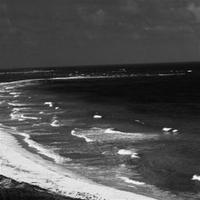
#> input picture Practica1/solucio/data/test/coast/image_0025.jpg, 200 x 200 px
$ jupyter execute --allow-errors 'ExperimentX - HOG + PCA.ipynb'
#> lines starting #> are read from the running program, lines starting #| are printed output that depends on the picture
# Preparam el notebook

[cell 1]
import os
import time
import itertools

import pandas as pd
import numpy as np
import seaborn as sns
import matplotlib.pyplot as plt

from sklearn.feature_extraction import image
from sklearn.decomposition import PCA
from sklearn.metrics import accuracy_score, classification_report
from sklearn.svm import SVC
from sklearn.model_selection import RepeatedStratifiedKFold
from sklearn.experimental import enable_halving_search_cv
from sklearn.model_selection import HalvingGridSearchCV

from skimage.feature import hog
from skimage import io
from skimage.transform import rotate, resize
from skimage.util import random_noise
from scipy import ndimage

# Llegim totes les imatges del dataset

[cell 2]
def get_image_files_by_folder(root_folder, image_extensions=('jpg', 'jpeg', 'png', 'gif', 'bmp')):
    image_files_by_folder = {}

    # Walk through the root folder and its subdirectories
    for folder_path, _, files in os.walk(root_folder):
        folder_name = os.path.basename(folder_path)
        image_files = []

        for file in files:
            file_extension = file.lower().split('.')[-1]
            if file_extension in image_extensions:
                image_files.append(os.path.join(folder_path, file))

        if image_files:
            image_files_by_folder[folder_name] = image_files

    return image_files_by_folder

[cell 3]
train_dataset_path = "data/train"
images_to_load_train = get_image_files_by_folder(train_dataset_path)
images_to_load_train.keys()

[cell 4]
test_dataset_path = "data/test"
images_to_load_test = get_image_files_by_folder(test_dataset_path)
#> pass 2 of the loop in get_image_files_by_folder, `for folder_path, _, files in os.walk(root_folder):`:
images_to_load_test.keys()

# Cream el dataframe

[cell 5]
def read_and_flatten_images(image_list):
    start_time = time.time()
    image_data = []

    for image_path in image_list:
        img = io.imread(image_path, as_gray=True)
        img = resize(img, (200, 200))
        pca_img = pca_reduction(img)
        hog_vectors = hog(pca_img, orientations=9, pixels_per_cell=(20, 20),
                          cells_per_block=(10, 10), channel_axis=None)
        image_data.append(hog_vectors)

    end_time = time.time()
    print("Read + HOG + PCA time:", end_time - start_time, "seconds")

    return image_data

def pca_reduction(input_data):
    pca = PCA(200)
    pca.fit(input_data)
    pca_data = pca.transform(input_data)
    return pca_data

def create_dataframe_from_categories(images_to_load):
    df = pd.DataFrame()
    for label, image_list in images_to_load.items():
        image_data = read_and_flatten_images(images_to_load[label])
#> in read_and_flatten_images, img is the input picture: shape (200, 200); min 0, max 255, mean 77.9
#> in pca_reduction, `pca_data = pca.transform(input_data)`:
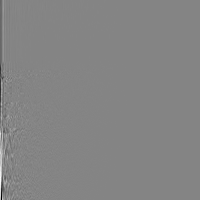
#> pca_data: shape (200, 200) float64; min -4.43, max 4.08, mean 1.62e-17; drawn with min black and max white
#> in read_and_flatten_images, `hog_vectors = hog(pca_img, orientations=9, pixels_per_cell=(20, 20), c..`: hog_vectors = 900 values, max 0.239 at index 630, min 3.09e-06 at index 893, mean 0.0126
        next_part = pd.DataFrame(image_data)
        next_part['label'] = label
        df = pd.concat([df, next_part], ignore_index=True)
    return df

[cell 6]
train_df = create_dataframe_from_categories(images_to_load_train)
test_df = create_dataframe_from_categories(images_to_load_test)
#> pass 2 of the loop in create_dataframe_from_categories, `for label, image_list in images_to_load.items():`:
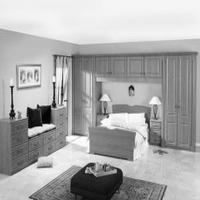
#> input picture Practica1/solucio/data/test/bedroom/image_0052.jpg, 200 x 200 px
#> in read_and_flatten_images, img is the input picture: shape (200, 200); min 0, max 255, mean 170.1
#> in pca_reduction (call 2), `pca_data = pca.transform(input_data)`:
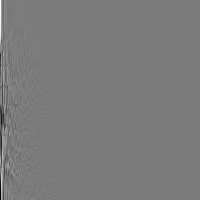
#> pca_data: shape (200, 200) float64; min -3.69, max 3.92, mean -1.46e-17; drawn with min black and max white
#> hog_vectors = 900 values, max 0.231 at index 0, min 0 at index 5, mean 0.0119
#> test_df = table of 2 rows and 901 columns

[cell 7]
train_df.head()

[cell 8]
train_df.shape

[cell 9]
test_df.shape
#> Out = (2, 901)
